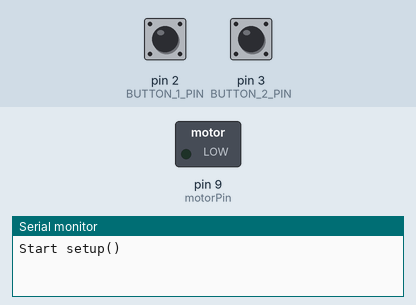
A sketch run on a simulated Arduino Uno, built with avr-gcc and run on an emulated ATmega328P. Parts: switched loads named in the sketch (green lamp = pin HIGH), the last lines printed to the serial monitor. Inputs (shaded band) come from the test bench; at power-on: pin 3 (BUTTON_2_PIN) LOW, pin 2 (BUTTON_1_PIN) LOW.

Above: at 1.2 s.
1.3 s: pin 3 (BUTTON_2_PIN) pulled HIGH for 0.15 s
At 1.9 s:
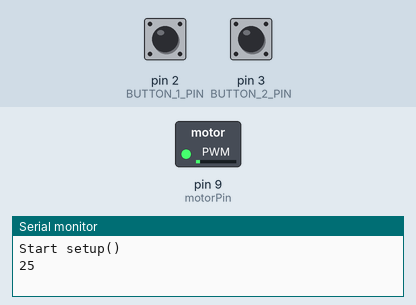
2.9 s: pin 2 (BUTTON_1_PIN) pulled HIGH for 0.15 s
At 3.2 s:
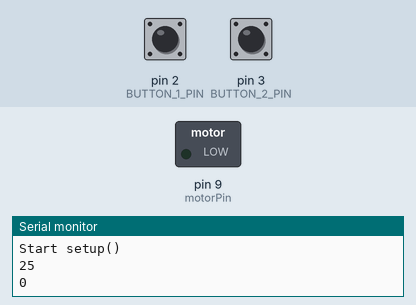
4.5 s: pin 3 (BUTTON_2_PIN) pulled HIGH for 1 s
At 5.6 s:
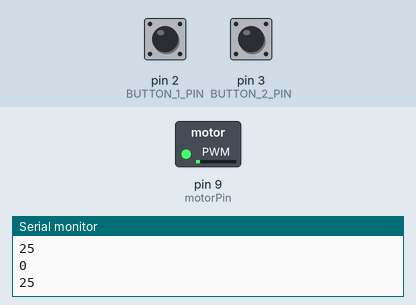
7.0 s: pin 2 (BUTTON_1_PIN) pulled HIGH for 1 s
At 7.5 s:
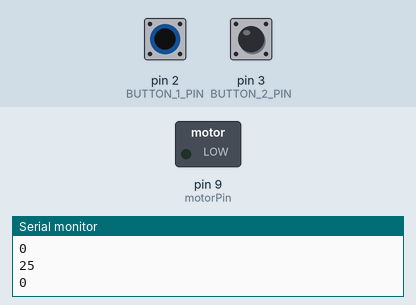
9.5 s: pin 3 (BUTTON_2_PIN) pulsed HIGH 5 times (0.12 s each, 0.3 s apart)
At 11.6 s:
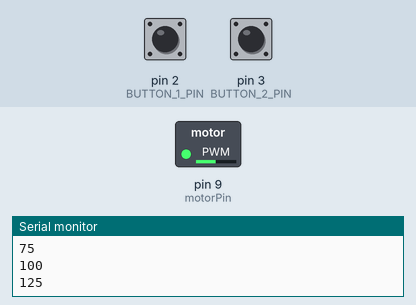
12.5 s: pin 3 (BUTTON_2_PIN) pulled HIGH for 0.15 s
At 12.9 s:
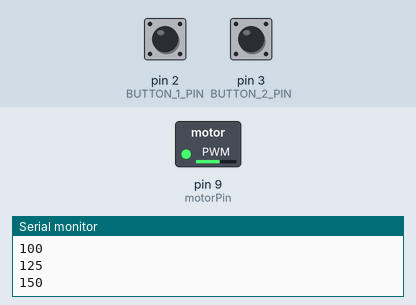
Timing chart, 0 to 15.1 s (numbered marks = the images above; inputs shaded):
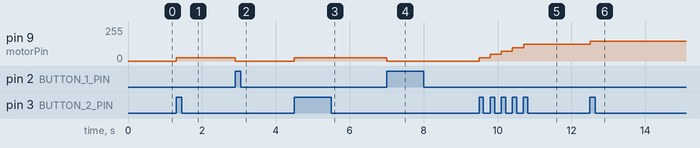

The sketch:

motor_pwm_button_interrupt.ino
```cpp
#define motorPin 9
#define BUTTON_OFF 0
#define BUTTON1_ON 1
#define BUTTON2_ON 2
const int BUTTON_1_PIN = 2;
const int BUTTON_2_PIN = 3;
int motorPwm = 0;
volatile int buttonState;
void setup() {
  // put your setup code here, to run once:
  pinMode(BUTTON_1_PIN,INPUT);
  pinMode(BUTTON_2_PIN,INPUT);
  pinMode(motorPin, OUTPUT);

  attachInterrupt(digitalPinToInterrupt(BUTTON_1_PIN), button1Isr, RISING);
  attachInterrupt(digitalPinToInterrupt(BUTTON_2_PIN), button2Isr, RISING);
  interrupts();
  Serial.begin(9600);
  Serial.println("Start setup()");
}

void loop() {
  // put your main code here, to run repeatedly:

  if(buttonState != BUTTON_OFF)
  {
    if (buttonState == BUTTON1_ON) {
      if(motorPwm > 0)
      {
        motorPwm-=25;

      }
    }
    else if(buttonState == BUTTON2_ON) {
      if(motorPwm < 250)
      {
        motorPwm+=25;
      }
    }
    analogWrite(motorPin,motorPwm);
    Serial.println(motorPwm);
    buttonState = BUTTON_OFF;
  }
  delay(50);
}

void button1Isr()
{
  buttonState = BUTTON1_ON;
}
void button2Isr()
{
  buttonState = BUTTON2_ON;
}
```

Measured:
- after the input at 1.3 s, pin 9 (motorPin): 0/255 → 25/255 at once
- after the input at 2.9 s, pin 9 (motorPin): 25/255 → 0/255 at once
- after the input at 4.5 s, pin 9 (motorPin): 0/255 → 25/255 at once
- after the input at 7.0 s, pin 9 (motorPin): 25/255 → 0/255 at once
- after the input at 9.5 s, pin 9 (motorPin): moves from 0/255 to 125/255 over 1.2 s, starting at once
- after the input at 12.5 s, pin 9 (motorPin): 125/255 → 150/255 at once
